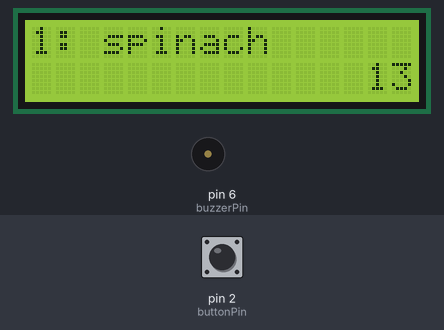
This sketch was run on a simulated Arduino Uno, built with avr-gcc and run on an emulated ATmega328P. Shown: 16×2 character LCD, buzzer (waves = sounding). The test bench sets the inputs (shaded band); at power-on: pin 2 (buttonPin) HIGH. Random numbers use the default seed unless the sketch sets one. At 45.3 s the program stops and its outputs stay as they are.

Above: at 10.3 s.
10.4 s: pin 2 (buttonPin) pulled LOW for 3.2 s
At 14.7 s:
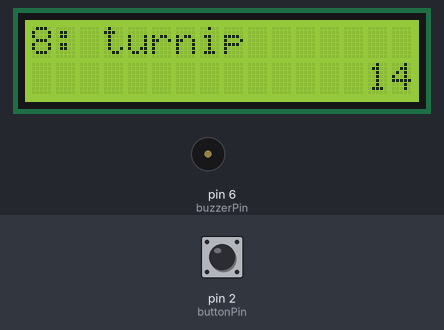
15.1 s: pin 2 (buttonPin) pulled LOW for 0.15 s
At 17.2 s:
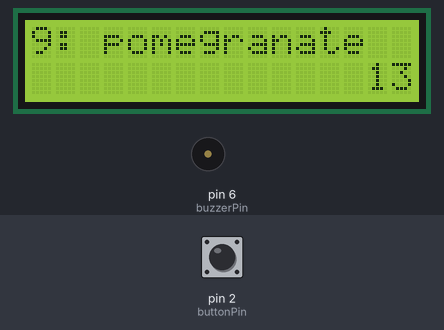
18.1 s: pin 2 (buttonPin) pulled LOW for 1 s
At 20.7 s:
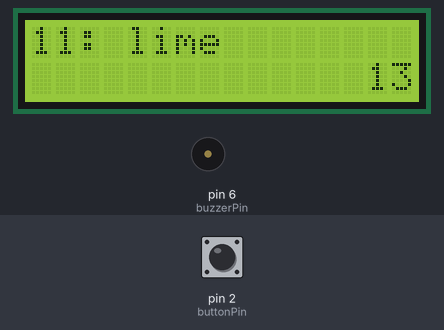
20.9 s: pin 2 (buttonPin) pulled LOW for 0.15 s
At 23.0 s:
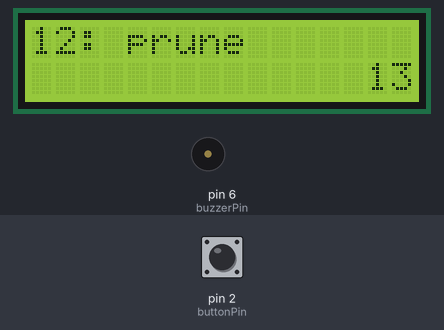
23.9 s: pin 2 (buttonPin) pulled LOW for 3.2 s
At 28.3 s:
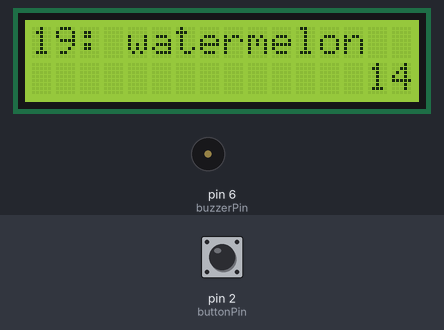
28.6 s: pin 2 (buttonPin) pulled LOW for 0.15 s
At 46.5 s:
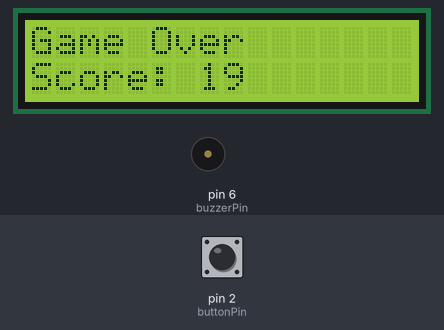
Timing chart, 0 to 46.8 s (numbered marks = the images above; inputs shaded):
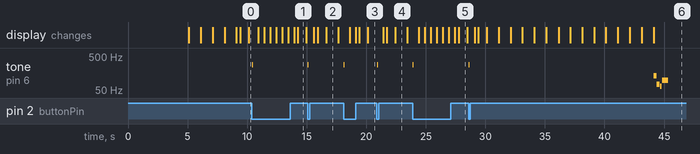

Measured:
- after the input at 10.4 s, tone on pin 6 (buzzerPin): silent → 272 Hz at once, → silent 0.01 s later
- after the input at 15.1 s, tone on pin 6 (buzzerPin): silent → 272 Hz at once, → silent 0.01 s later
- after the input at 18.1 s, tone on pin 6 (buzzerPin): silent → 272 Hz at once, → silent 0.01 s later
- after the input at 20.9 s, tone on pin 6 (buzzerPin): silent → 272 Hz at once, → silent 0.01 s later
- after the input at 23.9 s, tone on pin 6 (buzzerPin): silent → 272 Hz at once, → silent 0.01 s later
- what the display in image 1 shows lasts 0.8 s, from 14.2 s to 15.0 s
- what the display in image 2 shows lasts 1.0 s, from 16.6 s to 17.6 s

The sketch:

COMP444_4C_DIYWhoAmI_ChangeWordList.ino
```cpp
#include <LiquidCrystal.h>
LiquidCrystal lcd(13, 12, 11, 10, 9, 8);

int buttonPin = 2;
int buzzerPin = 6;
int buttonPressTime = 0;

long timeLimit = 15000;
long startTime = 0;
int roundNumber = 0;
const int arraySize = 40;

const char* words[arraySize] = { "apple", "banana", "blueberry", "blackberry", "raspberry",
                                  "orange", "mango", "clementine", "lemon", "lime",
                                  "cherry", "grape", "watermelon", "cantaloupe", "avocado",
                                  "pepper", "tomato", "olive", "plum", "cucumber",
                                  "carrot", "lettuce", "turnip", "kale", "spinach",
                                  "eggplant", "broccoli", "cauliflower", "pomegranate", "guava",
                                  "potato", "onion", "squash", "apricot", "date",
                                  "prune", "peach", "nectarine", "durian", "dragonfruit"};

int sequence[] = { -1, -1, -1, -1, -1, -1, -1, -1, -1, -1, -1, -1, -1, -1, -1, -1, -1, -1, -1, -1, -1, -1, -1, -1, -1, -1, -1, -1, -1, -1, -1, -1, -1, -1, -1, -1, -1, -1, -1, -1 };

void setup() {
  pinMode(buttonPin, INPUT_PULLUP);

  lcd.begin(16, 2);

  generateRandomOrder();

  showStartSequence();
}

void loop() {
  for (int i = 0; i < arraySize; i++) {

    lcd.clear();

    roundNumber = i + 1;
    lcd.print(roundNumber);
    lcd.print(": ");
    lcd.print(words[sequence[i]]);

    startTime = millis();

    while (digitalRead(buttonPin) == HIGH) {

      int roundedTime = round((timeLimit - (millis() - startTime)) / 1000);
      lcd.setCursor(14, 1);
      lcd.print("  ");
      lcd.setCursor(14, 1);
      lcd.print(roundedTime);
      delay(15);

      if (millis() - startTime > timeLimit) {
        gameOver();
      }

      if (digitalRead(buttonPin) == LOW) {
        tone(buzzerPin, 272, 10);
      }
    }

    delay(500);
  }
  winner();
}


//-------------------------------------------------------------------
void showStartSequence() {
  lcd.clear();

  lcd.setCursor(0, 0);
  lcd.print("Category: Fruits");

  lcd.setCursor(0, 1);
  lcd.print("and veggies");

  delay(5000);

  lcd.clear();
  lcd.print("Get Ready!");
  delay(1000);

  lcd.clear();
  lcd.print("3");
  delay(1000);

  lcd.clear();
  lcd.print("2");
  delay(1000);

  lcd.clear();
  lcd.print("1");
  delay(1000);
}

void generateRandomOrder() {

  randomSeed(analogRead(0));

  for (int i = 0; i < arraySize; i++) {
    int currentNumber = 0;
    boolean match = false;

    do {
      currentNumber = random(0, arraySize);
      match = false;
      for (int i = 0; i < arraySize; i++) {
        if (currentNumber == sequence[i]) {
          match = true;
        }
      }
    } while (match == true);
    sequence[i] = currentNumber;
  }
}

void gameOver() {
  lcd.clear();

  lcd.setCursor(0, 0);
  lcd.print("Game Over");

  lcd.setCursor(0, 1);
  lcd.print("Score: ");
  lcd.print(roundNumber - 1);

  tone(buzzerPin, 130, 250);
  delay(275);
  tone(buzzerPin, 73, 250);
  delay(275);
  tone(buzzerPin, 65, 150);
  delay(175);
  tone(buzzerPin, 98, 500);
  delay(500);

  while (true) {}
}

void winner() {
  lcd.clear();

  lcd.setCursor(7, 0);
  lcd.print("YOU");

  lcd.setCursor(7, 1);
  lcd.print("WIN!");

  tone(buzzerPin, 1318, 150);
  delay(175);
  tone(buzzerPin, 1567, 150);
  delay(175);
  tone(buzzerPin, 2637, 150);
  delay(175);
  tone(buzzerPin, 2093, 150);
  delay(175);
  tone(buzzerPin, 2349, 150);
  delay(175);
  tone(buzzerPin, 3135, 500);
  delay(500);

  while (true) {}
}
```
